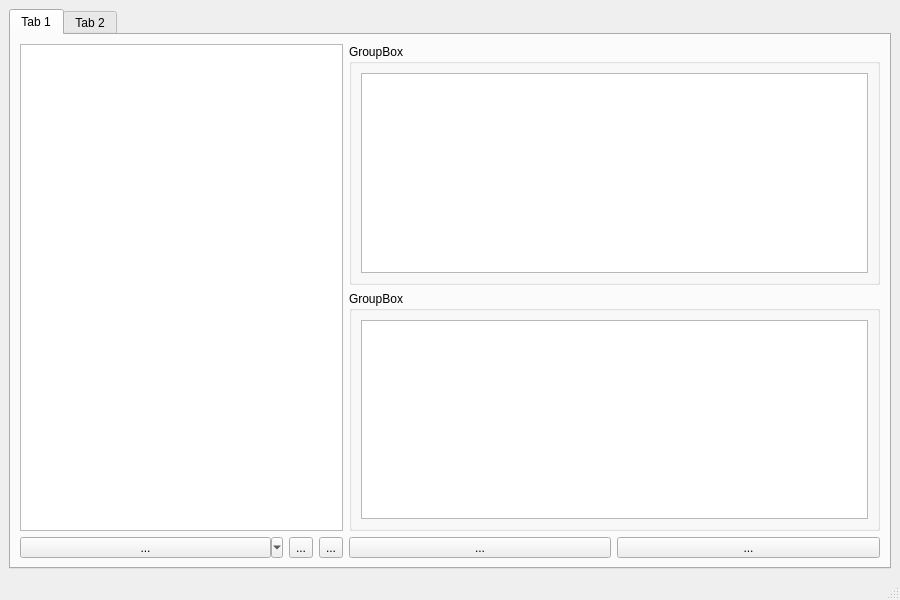
<?xml version="1.0" encoding="UTF-8"?>
<ui version="4.0">
 <class>MainWindow</class>
 <widget class="QMainWindow" name="MainWindow">
  <property name="geometry">
   <rect>
    <x>0</x>
    <y>0</y>
    <width>900</width>
    <height>600</height>
   </rect>
  </property>
  <property name="sizePolicy">
   <sizepolicy hsizetype="Preferred" vsizetype="Preferred">
    <horstretch>0</horstretch>
    <verstretch>0</verstretch>
   </sizepolicy>
  </property>
  <property name="minimumSize">
   <size>
    <width>900</width>
    <height>600</height>
   </size>
  </property>
  <property name="windowTitle">
   <string>MainWindow</string>
  </property>
  <widget class="QWidget" name="centralwidget">
   <layout class="QGridLayout" name="gridLayout_2">
    <item row="1" column="0">
     <widget class="QTabWidget" name="tabWidget">
      <property name="currentIndex">
       <number>0</number>
      </property>
      <widget class="QWidget" name="tab">
       <attribute name="title">
        <string>Tab 1</string>
       </attribute>
       <layout class="QGridLayout" name="gridLayout">
        <item row="2" column="2">
         <widget class="QToolButton" name="toolButton_3">
          <property name="sizePolicy">
           <sizepolicy hsizetype="Fixed" vsizetype="Fixed">
            <horstretch>0</horstretch>
            <verstretch>0</verstretch>
           </sizepolicy>
          </property>
          <property name="text">
           <string>...</string>
          </property>
         </widget>
        </item>
        <item row="0" column="3" colspan="2">
         <widget class="QGroupBox" name="groupBox">
          <property name="sizePolicy">
           <sizepolicy hsizetype="Preferred" vsizetype="Preferred">
            <horstretch>0</horstretch>
            <verstretch>0</verstretch>
           </sizepolicy>
          </property>
          <property name="title">
           <string>GroupBox</string>
          </property>
          <layout class="QGridLayout" name="gridLayout_3">
           <item row="0" column="0">
            <widget class="QPlainTextEdit" name="plainTextEdit"/>
           </item>
          </layout>
         </widget>
        </item>
        <item row="2" column="1">
         <widget class="QToolButton" name="toolButton_2">
          <property name="sizePolicy">
           <sizepolicy hsizetype="Fixed" vsizetype="Fixed">
            <horstretch>0</horstretch>
            <verstretch>0</verstretch>
           </sizepolicy>
          </property>
          <property name="text">
           <string>...</string>
          </property>
         </widget>
        </item>
        <item row="0" column="0" rowspan="2" colspan="3">
         <widget class="QListWidget" name="listWidget">
          <property name="sizePolicy">
           <sizepolicy hsizetype="Minimum" vsizetype="Preferred">
            <horstretch>0</horstretch>
            <verstretch>0</verstretch>
           </sizepolicy>
          </property>
          <property name="dragEnabled">
           <bool>true</bool>
          </property>
         </widget>
        </item>
        <item row="2" column="0">
         <widget class="QToolButton" name="toolButton">
          <property name="sizePolicy">
           <sizepolicy hsizetype="Preferred" vsizetype="Fixed">
            <horstretch>0</horstretch>
            <verstretch>0</verstretch>
           </sizepolicy>
          </property>
          <property name="text">
           <string>...</string>
          </property>
          <property name="popupMode">
           <enum>QToolButton::MenuButtonPopup</enum>
          </property>
         </widget>
        </item>
        <item row="1" column="3" colspan="2">
         <widget class="QGroupBox" name="groupBox_2">
          <property name="sizePolicy">
           <sizepolicy hsizetype="Preferred" vsizetype="Preferred">
            <horstretch>0</horstretch>
            <verstretch>0</verstretch>
           </sizepolicy>
          </property>
          <property name="title">
           <string>GroupBox</string>
          </property>
          <layout class="QGridLayout" name="gridLayout_4">
           <item row="0" column="0">
            <widget class="QPlainTextEdit" name="plainTextEdit_2"/>
           </item>
          </layout>
         </widget>
        </item>
        <item row="2" column="4">
         <widget class="QToolButton" name="toolButton_5">
          <property name="sizePolicy">
           <sizepolicy hsizetype="Preferred" vsizetype="Fixed">
            <horstretch>0</horstretch>
            <verstretch>0</verstretch>
           </sizepolicy>
          </property>
          <property name="text">
           <string>...</string>
          </property>
         </widget>
        </item>
        <item row="2" column="3">
         <widget class="QToolButton" name="toolButton_4">
          <property name="sizePolicy">
           <sizepolicy hsizetype="Preferred" vsizetype="Fixed">
            <horstretch>0</horstretch>
            <verstretch>0</verstretch>
           </sizepolicy>
          </property>
          <property name="text">
           <string>...</string>
          </property>
         </widget>
        </item>
       </layout>
      </widget>
      <widget class="QWidget" name="tab_2">
       <attribute name="title">
        <string>Tab 2</string>
       </attribute>
       <layout class="QGridLayout" name="gridLayout_5">
        <item row="0" column="0">
         <widget class="QTextBrowser" name="textBrowser"/>
        </item>
       </layout>
      </widget>
     </widget>
    </item>
   </layout>
  </widget>
  <widget class="QStatusBar" name="statusbar"/>
 </widget>
 <resources/>
 <connections/>
</ui>
